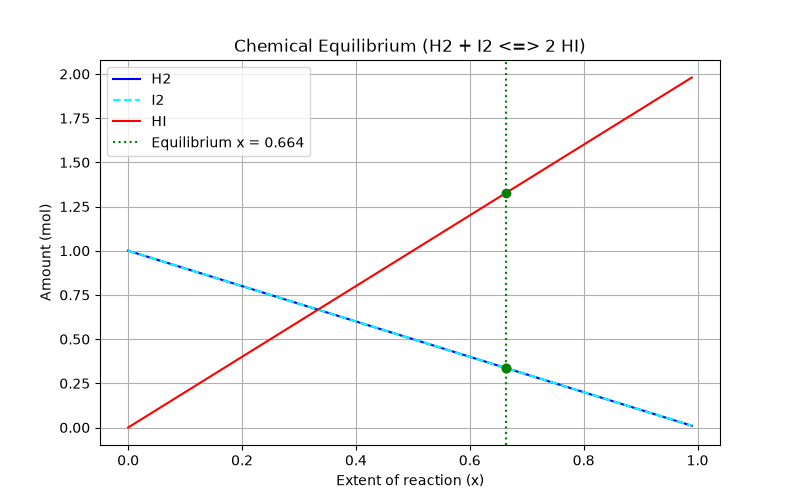

Reproduce this figure in Python.
"""
PW2 Lab B Part 4 -- chemical equilibrium via the equilibrium constant K.

Reaction  H2 + I2 <=> 2 HI, starting from 1 mol H2 and 1 mol I2.
As the reaction proceeds by an extent x:  H2 = 1-x,  I2 = 1-x,  HI = 2x.
At equilibrium the composition satisfies the equilibrium constant
        K = [HI]^2 / ([H2][I2]) = (2x)^2 / ((1-x)(1-x)).
Given K, find the extent x. Solve it TWO ways and compare.
Run:  python equilibrium.py
"""
import numpy as np
import matplotlib.pyplot as plt
from scipy.optimize import newton, minimize

K = 15.6
a = b = 1.0

# TODO 1: write k_imbalance(x) = (2x)^2/((a-x)(b-x)) - K.
def k_imbalance(x):
    return (2 * x)**2 / ((a - x) * (b - x)) - K

# TODO 2 (method 1): use scipy.optimize.newton to find the root of k_imbalance (start x0=0.5).
x_newton = newton(k_imbalance, x0=0.5)

# TODO 3 (method 2): use scipy.optimize.minimize to minimise k_imbalance(x)**2
def k_imbalance_sq(x):
    x_val = x[0] if isinstance(x, (list, np.ndarray)) else x
    return k_imbalance(x_val)**2

res_slsqp = minimize(k_imbalance_sq, x0=[0.5], method="SLSQP", bounds=[(0, 0.999)])
x_slsqp = res_slsqp.x[0]

print(f"Equilibrium x (Newton): {x_newton:.4f}")
print(f"Equilibrium x (SLSQP):  {x_slsqp:.4f}")

# TODO 4: report the equilibrium amounts (H2, I2, HI), and plot how the three amounts change.
nH2_eq = a - x_newton
nI2_eq = b - x_newton
nHI_eq = 2 * x_newton

print(f"\nEquilibrium amounts:")
print(f"H2: {nH2_eq:.4f} mol")
print(f"I2: {nI2_eq:.4f} mol")
print(f"HI: {nHI_eq:.4f} mol")

x_vals = np.linspace(0, 0.99, 200)
nH2_vals = a - x_vals
nI2_vals = b - x_vals
nHI_vals = 2 * x_vals

plt.figure(figsize=(8, 5))
plt.plot(x_vals, nH2_vals, label='H2', color='blue')
plt.plot(x_vals, nI2_vals, label='I2', linestyle='--', color='cyan')
plt.plot(x_vals, nHI_vals, label='HI', color='red')

plt.axvline(x=x_newton, color='green', linestyle=':', label=f'Equilibrium x = {x_newton:.3f}')
plt.scatter([x_newton]*3, [nH2_eq, nI2_eq, nHI_eq], color='green', zorder=5)

plt.xlabel('Extent of reaction (x)')
plt.ylabel('Amount (mol)')
plt.title('Chemical Equilibrium (H2 + I2 <=> 2 HI)')
plt.legend()
plt.grid(True)

plt.savefig('equilibrium.png')
plt.show()
